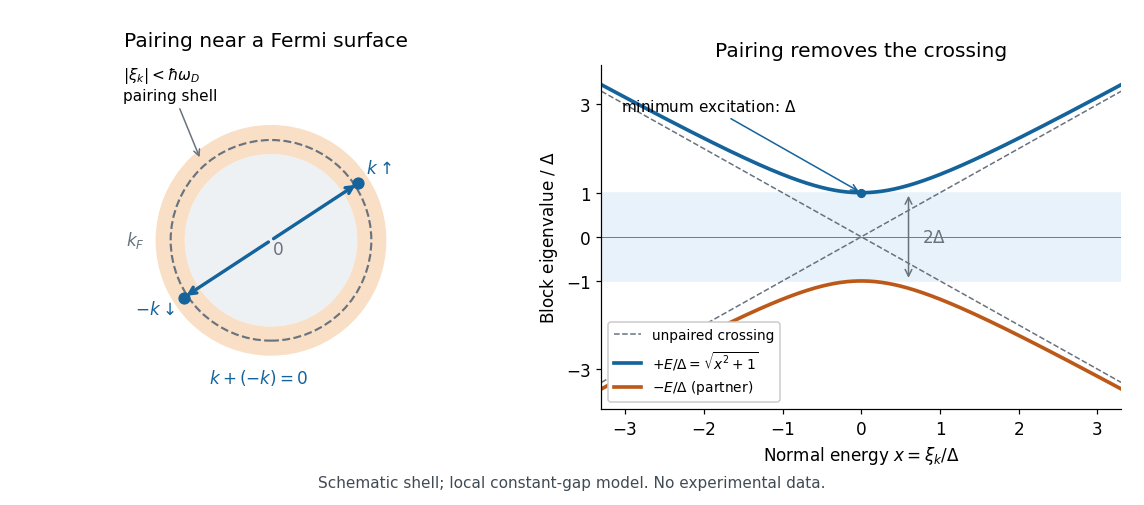

The script that saved this image:
"""Draw schematic Cooper pairing and the isotropic BCS spectrum.

Python 3.14; NumPy 2.3.5; Matplotlib 3.10.7 (repository pyproject.toml).
Run from _media: MPLBACKEND=Agg MPLCONFIGDIR=/tmp/codex-wiki-matplotlib
    python ../bcs-pairing-shell-and-quasiparticle-spectrum.py
The shell is schematic and exaggerated; the spectrum uses |xi| << cutoff.
"""
from pathlib import Path

import matplotlib.pyplot as plt
from matplotlib.patches import Circle, Wedge
import numpy as np


def main():
    plt.rcParams.update({"font.size": 11, "axes.spines.top": False,
                         "axes.spines.right": False, "figure.facecolor": "white"})
    fig, (left, right) = plt.subplots(1, 2, figsize=(10.4, 4.6),
                                     gridspec_kw={"width_ratios": [1, 1.18]})
    blue, orange, gray = "#14639b", "#bd5918", "#69737e"
    left.add_patch(Circle((0, 0), 0.86, fc="#eef1f4", ec="none"))
    left.add_patch(Wedge((0, 0), 1.15, 0, 360, width=0.29,
                         fc="#f8dfc5", ec="none"))
    left.add_patch(Circle((0, 0), 1.0, fill=False, ec=gray, ls="--", lw=1.4))
    theta = 0.58
    q = np.array([np.cos(theta), np.sin(theta)]) * 1.04
    for v, text, shift in [(q, r"$k\uparrow$", (0.08, 0.10)),
                            (-q, r"$-k\downarrow$", (-0.49, -0.16))]:
        left.annotate("", xy=v, xytext=(0, 0),
                      arrowprops={"arrowstyle": "->", "lw": 2.2, "color": blue})
        left.plot(*v, "o", color=blue, ms=7)
        left.text(v[0] + shift[0], v[1] + shift[1], text, color=blue)
    left.annotate(r"$|\xi_k|<\hbar\omega_D$" + "\npairing shell", xy=(-0.7, 0.8),
                  xytext=(-1.48, 1.40), fontsize=10,
                  arrowprops={"arrowstyle": "->", "color": gray})
    left.text(0.02, -0.14, "0", color=gray)
    left.text(-0.12, -1.42, r"$k+(-k)=0$", ha="center", color=blue)
    left.text(-1.45, -0.05, r"$k_F$", color=gray)
    left.set(xlim=(-1.65, 1.55), ylim=(-1.68, 1.75), aspect="equal")
    left.axis("off")
    left.set_title("Pairing near a Fermi surface", pad=12)

    x = np.linspace(-3.3, 3.3, 801)
    e = np.hypot(x, 1)
    right.axhspan(-1, 1, color="#e8f2fa")
    right.plot(x, x, "--", color=gray, lw=1, label="unpaired crossing")
    right.plot(x, -x, "--", color=gray, lw=1)
    right.plot(x, e, color=blue, lw=2.4, label=r"$+E/\Delta=\sqrt{x^2+1}$")
    right.plot(x, -e, color=orange, lw=2.4, label=r"$-E/\Delta$ (partner)")
    right.plot(0, 1, "o", color=blue, ms=5)
    right.annotate("minimum excitation: " + r"$\Delta$", xy=(0, 1),
                   xytext=(-3.05, 2.85), fontsize=10,
                   arrowprops={"arrowstyle": "->", "color": blue})
    right.annotate("", xy=(0.6, 1), xytext=(0.6, -1),
                   arrowprops={"arrowstyle": "<->", "color": gray})
    right.text(0.77, 0, r"$2\Delta$", va="center", color=gray)
    right.axhline(0, color=gray, lw=0.6)
    right.set(xlim=(-3.3, 3.3), ylim=(-3.9, 3.9),
              xlabel=r"Normal energy $x=\xi_k/\Delta$", ylabel=r"Block eigenvalue / $\Delta$",
              title="Pairing removes the crossing")
    right.set_yticks([-3, -1, 0, 1, 3])
    right.legend(loc="lower left", fontsize=9, framealpha=1)
    fig.subplots_adjust(left=0.04, right=0.98, bottom=0.19, top=0.87, wspace=0.24)
    fig.text(0.5, 0.035, "Schematic shell; local constant-gap model. No experimental data.",
             ha="center", fontsize=10, color="#414b54")
    fig.savefig(Path.cwd() / (Path(__file__).stem + ".png"), dpi=110,
                facecolor="white", transparent=False)
    plt.close(fig)


if __name__ == "__main__":
    main()
